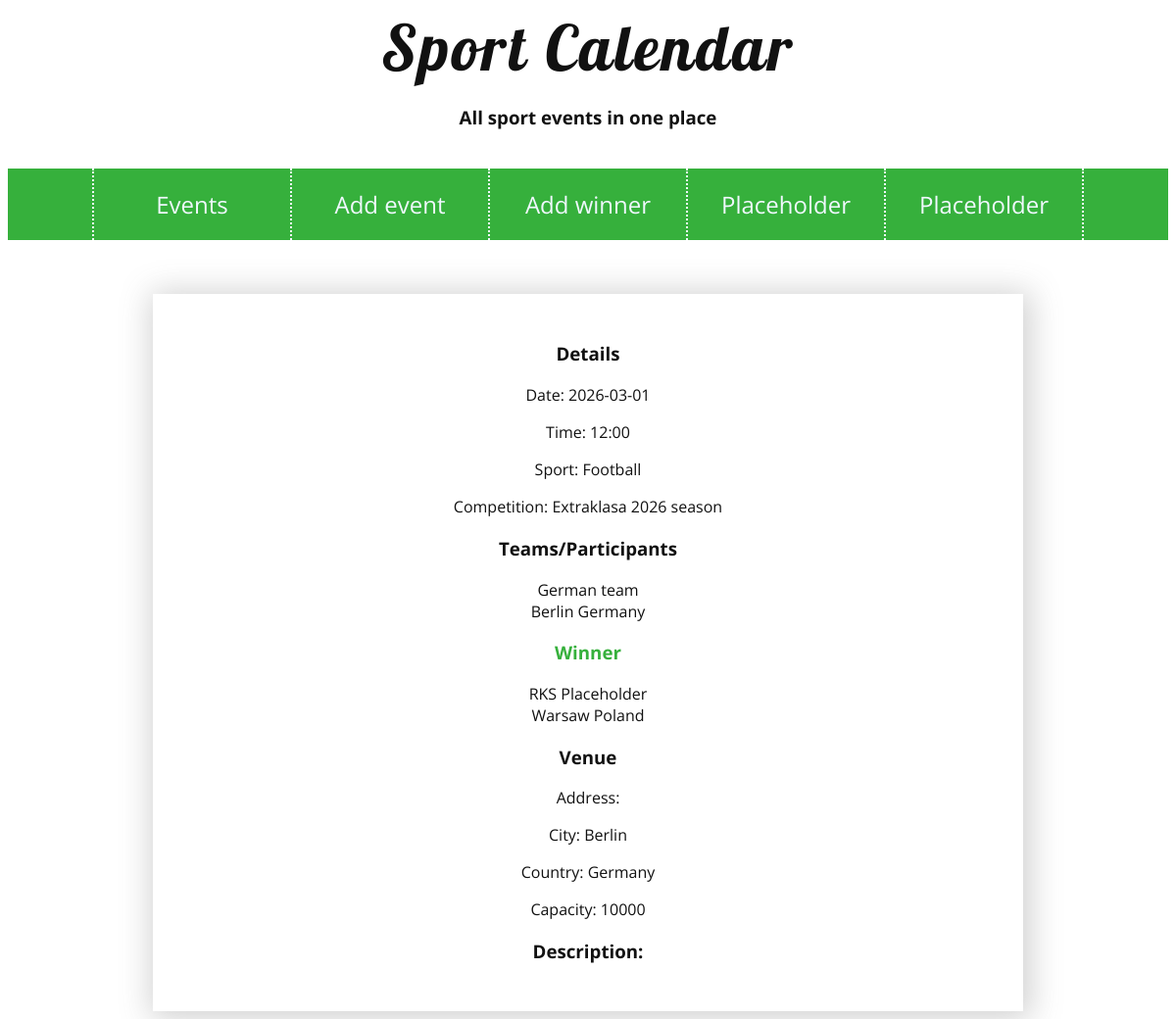
Screenshot of /single_event.php?e=2 with the database file from the repository.
### tables this page shows
CREATE TABLE `event` (
  `event_id` int(11) NOT NULL,
  `_sport_id` int(11) NOT NULL,
  `_venue_id` int(11) NOT NULL,
  `_competition_id` int(11) NOT NULL,
  `_winner` int(11) DEFAULT NULL,
  `date` date NOT NULL,
  `time` time NOT NULL,
  `status` varchar(25) NOT NULL,
  `description` text NOT NULL
);

CREATE TABLE `sport` (
  `sport_id` int(11) NOT NULL,
  `name` varchar(255) NOT NULL
);

CREATE TABLE `competition` (
  `competition_id` int(11) NOT NULL,
  `name` varchar(255) NOT NULL
);

CREATE TABLE `team` (
  `team_id` int(11) NOT NULL,
  `_location_id` int(11) DEFAULT NULL,
  `name` varchar(255) NOT NULL
);

CREATE TABLE `location` (
  `location_id` int(11) NOT NULL,
  `country` varchar(255) NOT NULL,
  `city` varchar(255) NOT NULL
);

CREATE TABLE `venue` (
  `venue_id` int(11) NOT NULL,
  `_location_id` int(11) DEFAULT NULL,
  `name` varchar(255) NOT NULL,
  `address` varchar(255) NOT NULL,
  `capacity` int(11) NOT NULL
);

### single_event.php (the view, shortened to what this page needs)
<?php
require('connect.php');
$event_id=$_GET["e"];
$sql='SELECT event_id,date,time,venue.name as v_name,city,country,sport.name as s_name,competition.name as c_name, status,description,capacity,address,_winner
            FROM event JOIN competition ON competition.competition_id=event._competition_id join sport on sport.sport_id=event._sport_id
            join venue ON venue.venue_id=event._venue_id join location on location.location_id=venue._location_id where event_id=:event';
$query=$connection->prepare($sql);
$query->execute(["event"=>$event_id]);
$result=$query->fetch();
$query=$connection->prepare("SELECT name,city,country,team_id FROM teams_playing join team on teams_playing._team_id=team.team_id LEFT JOIN location on location.location_id=team._location_id WHERE _event_id=:event");
$query->execute(["event"=>$event_id]);
$teams=$query->fetchAll();
?>
<html lang="en">
<head>
    <link rel="stylesheet" href="main.css">
</head>
<body>
    <div id="wrapper">
        <div class="container">
            <main>
                <div>
                    <div><h3>Details</h3><div><p>Date: <?=$result["date"]?></p><p>Time: <?=substr($result["time"],0,5)?></p><p>Sport: <?=$result["s_name"]?></p><p>Competition: <?=$result["c_name"]?></p></div></div>
                    <div><h3>Teams/Participants</h3><div>
                    <?php
                        foreach($teams as $team){
                            if($team['team_id']==$result['_winner']) echo"<h3 style=\"color:#36b03c\">Winner</h3>";
                            echo"<p>{$team['name']}</br>{$team['city']} {$team['country']}</p>";
                        }
                    ?>
                    </div></div>
                    <div><h3>Venue</h3><div><p>Address: <?=$result["address"]?></p><p>City: <?=$result["city"]?></p><p>Country: <?=$result["country"]?></p><p>Capacity: <?=$result["capacity"]?></p></div></div>
                    <div><h3>Description:</h3><div><p class="long-text"><?=$result["description"]?></p></div></div>
                </div>
            </main>
        </div>
    </div>
</body>
</html>

### main.css (style rules this page uses)
body { background-image: url("img/hexellence.png"); font-size: 16px; font-family: 'Open Sans', sans-serif; color: #111; }
a:link { color: #36b03c; text-decoration: none; }
h1 { font-family: 'Lobster', cursive; font-size: 64px; font-weight: 400; text-align: center; letter-spacing: 3px; margin-top: 0px; margin-bottom: 10px; }
p { text-align: center; }
.container { background-color: white; width: 70%; padding: 30px; margin-left: auto; margin-right: auto; margin-top: 55px; -webkit-box-shadow: 3px 3px 30px 5px rgba(204,204,204,0.9); -moz-box-shadow: 3px 3px 30px 5px rgba(204,204,204,0.9); box-shadow: 3px 3px 30px 5px rgba(204,204,204,0.9); text-align: center; }
#wrapper { text-align: center; }
#menu { background-color: #36b03c; display: flex; justify-content: center; margin:40px 0px; align-items: center; position:sticky; top: 0; }
.linkmenu { color:aliceblue !important; width: 200px; padding: 20px 0px; border-right:2px dotted aliceblue; text-align: center; font-size: 24px; }
.linkmenu:first-child { border-left: 2px dotted aliceblue; }

### rows the page displays
event: date "2026-03-01", time "12:00", _sport.name "Football", _competition.name "Extraklasa 2026 season", location.city "Berlin", location.country "Germany", _venue.capacity "10000"
team: name "German team", _location.city "Berlin", _location.country "Germany"
team: shows "Winner", name "RKS Placeholder", _location.city "Warsaw", _location.country "Poland"
